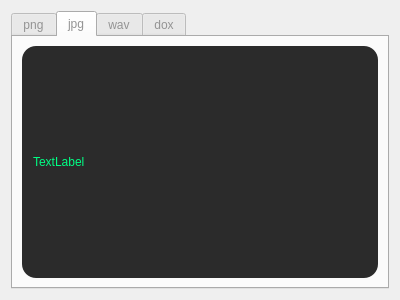
<?xml version="1.0" encoding="UTF-8"?>
<ui version="4.0">
 <class>DialogFileRec</class>
 <widget class="QDialog" name="DialogFileRec">
  <property name="geometry">
   <rect>
    <x>0</x>
    <y>0</y>
    <width>400</width>
    <height>300</height>
   </rect>
  </property>
  <property name="windowTitle">
   <string>О Форматах</string>
  </property>
  <property name="styleSheet">
   <string notr="true">QMainWindow{
	font: 10pt &quot;JetBrains Mono&quot;;
	color: #fff;
	background-color:#212121;
}</string>
  </property>
  <layout class="QVBoxLayout" name="verticalLayout">
   <item>
    <widget class="QTabWidget" name="tab">
     <property name="cursor">
      <cursorShape>PointingHandCursor</cursorShape>
     </property>
     <property name="styleSheet">
      <string notr="true">color: #939393;
font: 10pt &quot;JetBrains Mono&quot;;</string>
     </property>
     <property name="currentIndex">
      <number>1</number>
     </property>
     <widget class="QWidget" name="tab_1">
      <property name="styleSheet">
       <string notr="true"/>
      </property>
      <attribute name="title">
       <string>png</string>
      </attribute>
      <layout class="QVBoxLayout" name="verticalLayout_2">
       <item>
        <widget class="QLabel" name="png">
         <property name="styleSheet">
          <string notr="true">background-color: #2b2b2b;
border-radius: 14px;
font: 10pt &quot;JetBrains Mono&quot;;
color: #00ff84;
padding-left: 8px;
</string>
         </property>
         <property name="text">
          <string>TextLabel</string>
         </property>
        </widget>
       </item>
      </layout>
     </widget>
     <widget class="QWidget" name="tab_2">
      <property name="styleSheet">
       <string notr="true"/>
      </property>
      <attribute name="title">
       <string>jpg</string>
      </attribute>
      <layout class="QVBoxLayout" name="verticalLayout_3">
       <item>
        <widget class="QLabel" name="jpg">
         <property name="styleSheet">
          <string notr="true">background-color: #2b2b2b;
border-radius: 14px;
font: 10pt &quot;JetBrains Mono&quot;;
color: #00ff84;
padding-left: 8px;
</string>
         </property>
         <property name="text">
          <string>TextLabel</string>
         </property>
        </widget>
       </item>
      </layout>
     </widget>
     <widget class="QWidget" name="tab_3">
      <property name="enabled">
       <bool>true</bool>
      </property>
      <property name="font">
       <font>
        <family>JetBrains Mono</family>
        <pointsize>10</pointsize>
        <italic>false</italic>
        <bold>false</bold>
        <underline>false</underline>
       </font>
      </property>
      <property name="styleSheet">
       <string notr="true"/>
      </property>
      <attribute name="title">
       <string>wav</string>
      </attribute>
      <layout class="QHBoxLayout" name="horizontalLayout">
       <item>
        <widget class="QLabel" name="wav">
         <property name="styleSheet">
          <string notr="true">background-color: #2b2b2b;
border-radius: 14px;
font: 10pt &quot;JetBrains Mono&quot;;
color: #00ff84;
padding-left: 8px;
</string>
         </property>
         <property name="text">
          <string>TextLabel</string>
         </property>
        </widget>
       </item>
      </layout>
     </widget>
     <widget class="QWidget" name="tab_4">
      <property name="styleSheet">
       <string notr="true"/>
      </property>
      <attribute name="title">
       <string>dox</string>
      </attribute>
      <layout class="QHBoxLayout" name="horizontalLayout_4">
       <item>
        <widget class="QLabel" name="doc">
         <property name="styleSheet">
          <string notr="true">background-color: #2b2b2b;
border-radius: 14px;
font: 10pt &quot;JetBrains Mono&quot;;
color: #00ff84;
padding-left: 8px;
</string>
         </property>
         <property name="text">
          <string>TextLabel</string>
         </property>
        </widget>
       </item>
      </layout>
     </widget>
    </widget>
   </item>
  </layout>
 </widget>
 <resources/>
 <connections/>
</ui>
